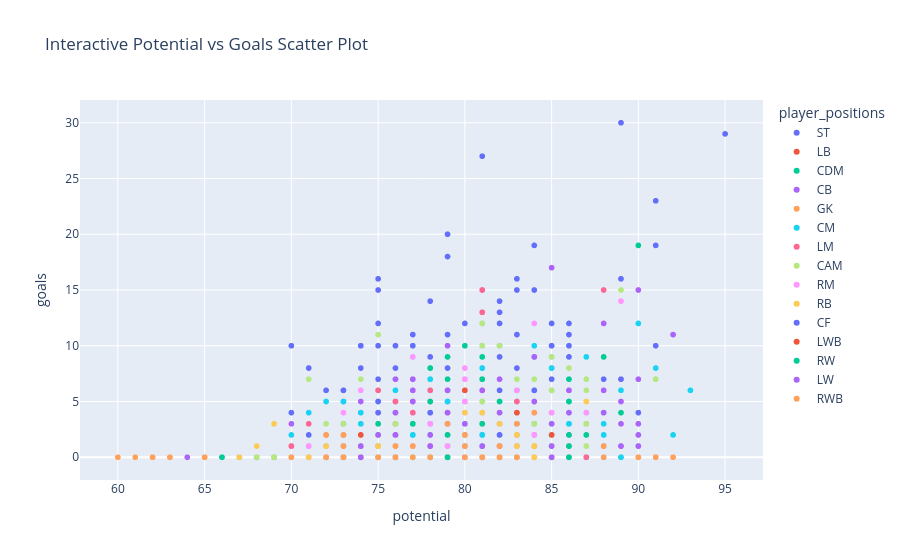

Notebook source saved alongside this figure:
### Markdown cell above
##### Interactive Data Visualization

### Code cell
# Interactive Scatter Plot for Potential vs Goals
fig = px.scatter(df, x='potential', y='goals', color='player_positions', hover_name='short_name', title="Interactive Potential vs Goals Scatter Plot")
fig.show()

### Figure 1 — Plotly figure (JSON) as saved in the notebook; plotly's stock layout.template omitted (floating-point values rounded to 4 significant figures; data arrays with more than 128 entries replaced by an {"elided": "..."} marker saying what was removed)
{"data": [{"hovertemplate": "<b>%{hovertext}</b><br><br>player_positions=ST<br>potential=%{x}<br>goals=%{y}<extra></extra>", "hovertext": {"elided": "183 str values"}, "legendgroup": "ST", "marker": {"color": "#636efa", "symbol": "circle"}, "mode": "markers", "name": "ST", "showlegend": true, "type": "scattergl", "x": {"elided": "183 int values"}, "xaxis": "x", "y": {"elided": "183 int values"}, "yaxis": "y"}, {"hovertemplate": "<b>%{hovertext}</b><br><br>player_positions=LB<br>potential=%{x}<br>goals=%{y}<extra></extra>", "hovertext": ["Álex Centelles", "Yuri Berchiche", "Jordi Alba", "Marcos Alonso", "Javi Galán", "Neto Borges", "L. Pellegrini", "Miguel Gutiérrez", "Javi Hernández", "Alex Sandro", "Ismaily", "Henrique", "R. Bensebaini", "Jaume Costa", "Sergio Gómez", "J. Wilson-Esbrand", "Nuno Tavares", "F. Ballo-Touré", "Caio Henrique", "T. Sainte-Luce", "Fábio", "Mário Rui", "Manu Sánchez", "Juan Bernat", "Nuno Mendes", "Pep Chavarría", "Fran García", "Aihen Muñoz", "Diego Rico", "Rogério", "Alex Telles", "Toni Lato", "Paulo Otávio", "Akieme", "L. Sousa", "K. Tierney", "O. Zinchenko", "L. Digne", "Balenziaga", "Balde", "Miranda", "K. Stafylidis", "J. Furlong", "Medrano", "Cucurella", "B. Diallo", "T. Adaramola", "T. Mitchell", "S. Arzamendia", "T. Rothe", "F. Parisi", "V. Mykolenko", "C. Biraghi", "L. Ranieri", "A. Terzić", "K. Ezekwem", "C. Günter", "L. Kurzawa", "A. Robinson", "J. Cabal", "J. Hector", "K. Pedersen", "E. Hysaj", "A. Marušić", "A. Gallo", "G. Pezzella", "M. Bakker", "D. Sinkgraven", "G. Gudmundsson", "A. Robertson", "V. Le Goff", "S. Loric", "L. Netz", "T. Malacia", "L. Shaw", "B. Williams", "S. Kolašinac", "T. Tamas", "Q. Merlin", "C. Traoré", "M. Olivera", "K. Zedadka", "P. Dummett", "J. Lewis", "M. Targett", "J. Bryan", "F. Mendy", "A. Truffert", "R. Marchizza", "B. Sosa", "O. Zandén", "Pedraza", "A. Cresswell", "Emerson"], "legendgroup": "LB", "marker": {"color": "#EF553B", "symbol": "circle"}, "mode": "markers", "name": "LB", "showlegend": true, "type": "scattergl", "x": [81, 82, 85, 79, 80, 74, 82, 81, 74, 80, 79, 73, 79, 76, 83, 76, 81, 76, 82, 73, 72, 78, 83, 78, 88, 78, 83, 80, 76, 76, 80, 78, 76, 79, 80, 85, 82, 82, 75, 82, 84, 72, 74, 73, 85, 67, 74, 83, 77, 82, 83, 83, 80, 78, 76, 73, 80, 75, 77, 79, 78, 71, 75, 79, 74, 77, 81, 74, 82, 87, 71, 71, 85, 85, 81, 78, 75, 75, 84, 69, 83, 68, 73, 77, 78, 73, 84, 84, 76, 83, 77, 80, 78, 77], "xaxis": "x", "y": [1, 1, 2, 1, 0, 3, 0, 2, 1, 0, 2, 0, 6, 0, 0, 0, 6, 1, 1, 1, 0, 0, 0, 1, 1, 0, 2, 0, 0, 0, 0, 1, 0, 1, 0, 0, 1, 1, 0, 1, 3, 0, 0, 0, 0, 0, 0, 0, 0, 0, 2, 0, 2, 0, 1, 0, 1, 0, 0, 0, 0, 0, 1, 0, 0, 0, 3, 0, 0, 0, 0, 0, 1, 0, 1, 0, 4, 0, 1, 0, 2, 0, 0, 0, 0, 0, 0, 0, 0, 2, 0, 0, 0, 1], "yaxis": "y"}, {"hovertemplate": "<b>%{hovertext}</b><br><br>player_positions=CDM<br>potential=%{x}<br>goals=%{y}<extra></extra>", "hovertext": {"elided": "131 str values"}, "legendgroup": "CDM", "marker": {"color": "#00cc96", "symbol": "circle"}, "mode": "markers", "name": "CDM", "showlegend": true, "type": "scattergl", "x": {"elided": "131 int values"}, "xaxis": "x", "y": {"elided": "131 int values"}, "yaxis": "y"}, {"hovertemplate": "<b>%{hovertext}</b><br><br>player_positions=CB<br>potential=%{x}<br>goals=%{y}<extra></extra>", "hovertext": {"elided": "298 str values"}, "legendgroup": "CB", "marker": {"color": "#ab63fa", "symbol": "circle"}, "mode": "markers", "name": "CB", "showlegend": true, "type": "scattergl", "x": {"elided": "298 int values"}, "xaxis": "x", "y": {"elided": "298 int values"}, "yaxis": "y"}, {"hovertemplate": "<b>%{hovertext}</b><br><br>player_positions=GK<br>potential=%{x}<br>goals=%{y}<extra></extra>", "hovertext": {"elided": "221 str values"}, "legendgroup": "GK", "marker": {"color": "#FFA15A", "symbol": "circle"}, "mode": "markers", "name": "GK", "showlegend": true, "type": "scattergl", "x": {"elided": "221 int values"}, "xaxis": "x", "y": {"elided": "221 int values"}, "yaxis": "y"}, {"hovertemplate": "<b>%{hovertext}</b><br><br>player_positions=CM<br>potential=%{x}<br>goals=%{y}<extra></extra>", "hovertext": {"elided": "224 str values"}, "legendgroup": "CM", "marker": {"color": "#19d3f3", "symbol": "circle"}, "mode": "markers", "name": "CM", "showlegend": true, "type": "scattergl", "x": {"elided": "224 int values"}, "xaxis": "x", "y": {"elided": "224 int values"}, "yaxis": "y"}, {"hovertemplate": "<b>%{hovertext}</b><br><br>player_positions=LM<br>potential=%{x}<br>goals=%{y}<extra></extra>", "hovertext": ["Lázaro", "Gabriel Martinelli", "Jon Morcillo", "Diego Bri", "Juan Cruz", "Juanmi", "J. Allevinah", "J. Bynoe-Gittens", "Toni Villa", "Paulinho", "Javi Llabrés", "Dani Rodríguez", "A. Saint-Maximin", "Rubén García", "Moi Gómez", "Álvaro García", "Samuel Lino", "E. Smith Rowe", "A. Young", "A. Lookman", "Muniain", "M. Pedersen", "S. Mané", "F. Honorat", "M. Pereira Lage", "J. Bela", "Y. Massolin", "E. Rashani", "J. Schlupp", "T. Bongonda", "M. Diarra", "F. Alidou", "A. Gordon", "D. Gray", "D. McNeil", "V. Grifo", "N. Weißhaupt", "N. Kebano", "M. Solomon", "Munir", "D. Lazović", "F. Kainz", "D. Limnios", "L. Maina", "R. Oudin", "J. Bamba", "A. Aouchiche", "Y. Cathline", "Y. Borges Sanches", "A. Harit", "A. Golovin", "M. D'Alessandro", "A. Bamba", "B. Brahimi", "N. Zalewski", "N. Vlašić", "I. Perišić", "Morales", "J. Kamiński", "K. Paredes"], "legendgroup": "LM", "marker": {"color": "#FF6692", "symbol": "circle"}, "mode": "markers", "name": "LM", "showlegend": true, "type": "scattergl", "x": [85, 88, 77, 76, 76, 79, 70, 87, 75, 81, 81, 76, 83, 79, 76, 76, 83, 87, 74, 81, 84, 72, 89, 78, 75, 70, 69, 71, 76, 75, 74, 77, 84, 78, 81, 81, 77, 73, 85, 79, 77, 75, 75, 78, 75, 77, 79, 73, 81, 78, 80, 71, 72, 79, 86, 83, 84, 80, 83, 77], "xaxis": "x", "y": [6, 15, 0, 0, 1, 4, 1, 3, 1, 1, 0, 3, 1, 2, 3, 5, 6, 0, 1, 13, 0, 0, 7, 6, 2, 1, 0, 3, 3, 4, 0, 0, 3, 4, 7, 15, 0, 0, 4, 3, 4, 6, 0, 3, 3, 6, 0, 1, 0, 0, 8, 0, 0, 3, 2, 5, 1, 7, 4, 1], "yaxis": "y"}, {"hovertemplate": "<b>%{hovertext}</b><br><br>player_positions=CAM<br>potential=%{x}<br>goals=%{y}<extra></extra>", "hovertext": ["Arnau Puigmal", "Fábio Vieira", "Pablo Torre", "Gabri Veiga", "K. Havertz", "Álex Fernández", "Andreas Pereira", "Ricard Artero", "Reinier", "T. Bischof", "Fábio Carvalho", "Bernardo Silva", "Bruno Fernandes", "G. Manvelyan", "Aimar Oroz", "Dani Olmo", "José Pozo", "David Silva", "Isco", "Pablo Fornals", "M. Ødegaard", "Coutinho", "M. Pašalić", "T. Müller", "N. Fekir", "P. Förster", "R. Soriano", "K. Urbański", "E. Vignato", "E. Marcondes", "M. Tavernier", "S. Ghoddos", "R. Trevitt", "Y. Yarmoliuk", "A. Mac Allister", "C. Peupion", "M. Mount", "S. Khaoui", "E. Eze", "J. Brandt", "M. Reus", "M. Götze", "M. Wenig", "N. Bajrami", "T. Baldanzi", "L. Harris", "K. Šekularac", "John Patrick", "Riquelme", "C. Baumgartner", "M. Damar", "H. Mkhitaryan", "M. Uth", "G. Kakuta", "N. Amiri", "A. Hložek", "R. Cabella", "H. Elliott", "H. Aouar", "M. El Arouch", "J. Hofmann", "C. Noß", "H. Wolf", "A. Barkok", "D. Payet", "M. Akliouche", "M. Pessina", "L. Blas", "E. Elmas", "G. Gaetano", "R. Barkley", "J. Lingard", "D. Szoboszlai", "Arribas", "D. Doué", "L. Pellegrini", "C. Volpato", "G. Kastanos", "L. D'Andrea", "K. Thorstvedt", "S. Edera", "A. Miranchuk", "A. Devine", "F. Chaïbi", "L. Samardžić", "M. Pantović", "N. Schmidt", "M. Lanzini", "C. Campbell"], "legendgroup": "CAM", "marker": {"color": "#B6E880", "symbol": "circle"}, "mode": "markers", "name": "CAM", "showlegend": true, "type": "scattergl", "x": [78, 87, 86, 75, 91, 76, 79, 80, 79, 83, 86, 88, 86, 72, 79, 87, 76, 83, 82, 81, 89, 82, 81, 87, 85, 72, 77, 79, 82, 70, 80, 68, 73, 80, 82, 73, 87, 71, 81, 85, 85, 81, 80, 85, 80, 84, 76, 78, 80, 84, 78, 81, 76, 76, 79, 87, 74, 87, 84, 84, 81, 74, 79, 78, 82, 81, 80, 83, 85, 79, 76, 78, 87, 79, 84, 87, 82, 75, 78, 79, 69, 79, 83, 82, 78, 73, 73, 79, 78], "xaxis": "x", "y": [1, 1, 0, 11, 7, 3, 4, 0, 2, 0, 2, 4, 8, 0, 3, 2, 0, 2, 0, 3, 15, 1, 5, 7, 2, 3, 1, 0, 0, 0, 5, 0, 0, 0, 10, 0, 3, 7, 10, 9, 6, 3, 0, 1, 4, 0, 0, 0, 4, 7, 0, 3, 0, 0, 4, 5, 7, 1, 1, 0, 12, 0, 1, 0, 4, 0, 5, 7, 6, 1, 4, 0, 6, 0, 3, 4, 1, 2, 0, 2, 0, 4, 0, 5, 5, 1, 3, 1, 0], "yaxis": "y"}, {"hovertemplate": "<b>%{hovertext}</b><br><br>player_positions=RM<br>potential=%{x}<br>goals=%{y}<extra></extra>", "hovertext": ["Marquinhos", "E. Buendía", "Adu Ares", "Álex Berenguer", "Nico Williams", "Luiz Henrique", "Joaquín", "Rodri", "Aitor Ruibal", "Carles Pérez", "Miguel Rodríguez", "Hugo Sotelo", "Iván Alejo", "Aurélio Buta", "Willian", "Portu", "Yan Couto", "Iván Martín", "T. Lemperle", "J. Thielmann", "Antonio Sánchez", "Gelson Martins", "Vanderson", "Kike Barja", "Iker Benito", "Roberto Torres", "Bebé", "Brais Méndez", "Samu Castillejo", "Yeremy Pino", "Embarba", "Portillo", "L. Ramazani", "B. Saka", "L. Bailey", "N. Sarenren Bazee", "D. Caligiuri", "José Lara", "Canales", "T. Arconte", "R. Del Castillo", "J. Sarmiento", "J. Dossou", "M. Ebiowei", "F. Passlack", "M. Wolf", "T. Chandler", "A. Knauff", "A. Iwobi", "R. Sallai", "J. Schmid", "D. James", "H. Wilson", "Valery", "Y. Kallon", "F. Terracciano", "D. Ljubičić", "K. Schindler", "J. Cabot", "K. Bellarabi", "M. Diaby", "I. Lihadji", "A. Virginius", "E. Zhegrova", "P. Herrmann", "F. Pellistri", "K. Diatta", "B. Makouana", "M. Coco", "R. Fraser", "J. Murphy", "M. Ritchie", "B. Bouanani", "H. Boudaoui", "Isi Palazón", "A. Candreva", "D. Berardi", "T. Coulibaly", "C. Führich", "Silas", "J. Bowen", "P. Wimmer"], "legendgroup": "RM", "marker": {"color": "#FF97FF", "symbol": "circle"}, "mode": "markers", "name": "RM", "showlegend": true, "type": "scattergl", "x": [86, 82, 77, 80, 86, 77, 79, 84, 75, 78, 80, 74, 75, 75, 77, 78, 79, 79, 79, 82, 75, 77, 85, 77, 75, 75, 74, 80, 75, 87, 75, 72, 81, 89, 83, 71, 75, 75, 84, 78, 74, 80, 71, 78, 74, 77, 72, 83, 76, 77, 74, 82, 79, 78, 82, 79, 80, 70, 75, 79, 88, 79, 84, 81, 73, 82, 81, 78, 72, 76, 73, 73, 80, 82, 77, 80, 84, 80, 78, 82, 83, 85], "xaxis": "x", "y": [0, 5, 0, 4, 6, 1, 0, 2, 0, 3, 1, 0, 0, 3, 5, 0, 1, 3, 0, 2, 0, 0, 1, 1, 0, 0, 0, 8, 4, 4, 4, 2, 3, 14, 4, 0, 1, 0, 4, 0, 6, 0, 1, 0, 0, 1, 0, 1, 2, 1, 0, 2, 2, 0, 1, 0, 5, 0, 0, 0, 9, 0, 1, 3, 1, 0, 4, 0, 1, 0, 4, 0, 0, 1, 9, 7, 12, 4, 5, 5, 6, 4], "yaxis": "y"}, {"hovertemplate": "<b>%{hovertext}</b><br><br>player_positions=RB<br>potential=%{x}<br>goals=%{y}<extra></extra>", "hovertext": ["Ander Capa", "Héctor Bellerín", "Sergi Roberto", "Fran Delgado", "R. Fredericks", "Hugo Mallo", "Kikín", "Dodô", "Alex Rodríguez", "Danilo", "T. Alexander-Arnold", "Pablo Maffeo", "Diogo Dalot", "Diego Moreno", "Rubén Peña", "Nacho Vidal", "Mario Hernández", "Lucas Vázquez", "Jesús Navas", "Thierry Correia", "Kiko Femenía", "B. Johnson", "H. Mendes", "Álex Pozo", "M. Cash", "De Marcos", "N. Mazraoui", "B. Pavard", "B. Sarr", "J. Stanišić", "Montoya", "Y. Sabaly", "S. Janko", "M. Tolba", "A. Smith", "J. Stacey", "J. Duverne", "N. Fadiga", "Kevin", "A. Seidu", "M. Zeffane", "J. Ward", "Iza Carcelén", "Zaldúa", "T. Meunier", "T. Ebuehi", "P. Stojanović", "K. John", "S. Coleman", "L. Venuti", "L. Kübler", "H. Siquet", "F. Depaoli", "M. Zanotti", "M. De Sciglio", "B. Schmitz", "M. Lazzari", "F. Baschirotto", "V. Gendrey", "M. Lemmens", "M. Gusto", "S. Kumbedi", "S. Lainer", "J. Scally", "R. Lewis", "K. Walker", "A. Wan-Bissaka", "D. Calabria", "A. Florenzi", "R. Aguilar", "F. Sacko", "A. Souquet", "E. Tchato", "G. Ferrarini", "D. Appiah", "S. Corchia", "G. Di Lorenzo", "A. Zanoli", "Manquillo", "K. Trippier", "Y. Atal", "J. Lotomba", "N. Williams", "A. Hakimi", "I. Balliu", "Carvajal", "Odriozola", "Gorosabel", "L. Assignon", "H. Traoré", "M. Müldür", "J. Toljan", "C. Dagba", "K. Fila", "M. Desler", "D. Foulquier", "V. Coufal", "K. Fischer"], "legendgroup": "RB", "marker": {"color": "#FECB52", "symbol": "circle"}, "mode": "markers", "name": "RB", "showlegend": true, "type": "scattergl", "x": [77, 80, 80, 71, 75, 77, 74, 84, 70, 80, 90, 83, 84, 75, 78, 76, 78, 81, 83, 82, 74, 82, 74, 79, 84, 77, 86, 81, 73, 81, 75, 76, 72, 74, 74, 75, 77, 77, 75, 74, 68, 74, 72, 76, 78, 72, 78, 71, 76, 73, 74, 81, 76, 81, 76, 75, 79, 69, 76, 67, 85, 80, 77, 82, 82, 85, 83, 83, 79, 77, 75, 74, 76, 74, 73, 72, 82, 79, 74, 84, 78, 79, 82, 87, 75, 84, 80, 79, 79, 80, 77, 73, 77, 73, 72, 75, 80, 75], "xaxis": "x", "y": [0, 0, 4, 0, 0, 0, 0, 1, 0, 3, 2, 2, 1, 0, 0, 0, 0, 4, 0, 0, 0, 0, 0, 0, 0, 1, 1, 4, 0, 0, 0, 1, 0, 0, 0, 0, 0, 1, 0, 0, 1, 1, 0, 0, 0, 2, 0, 0, 1, 0, 2, 0, 2, 0, 0, 1, 0, 3, 0, 0, 0, 0, 0, 0, 0, 0, 0, 1, 0, 0, 1, 0, 1, 0, 0, 0, 3, 0, 0, 1, 1, 0, 1, 5, 0, 0, 0, 0, 0, 1, 0, 0, 0, 0, 1, 0, 0, 0], "yaxis": "y"}, {"hovertemplate": "<b>%{hovertext}</b><br><br>player_positions=CF<br>potential=%{x}<br>goals=%{y}<extra></extra>", "hovertext": ["João Félix", "Roberto Firmino", "Diogo Jota", "L. Waldschmidt", "R. Malinovskyi", "M. Barrow", "R. Orsolini", "M. Pjaca", "A. Barák", "M. Praszelik", "S. Verdi", "A. Kramarić", "W. Khazri", "G. Caprari", "P. Ciurria", "G. Raspadori", "C. Nkunku", "K. Benzema", "N. Zaniolo", "G. Defrel", "Deulofeu"], "legendgroup": "CF", "marker": {"color": "#636efa", "symbol": "circle"}, "mode": "markers", "name": "CF", "showlegend": true, "type": "scattergl", "x": [90, 83, 89, 78, 82, 83, 79, 76, 82, 79, 75, 82, 75, 78, 73, 86, 89, 91, 88, 76, 80], "xaxis": "x", "y": [4, 11, 7, 4, 1, 3, 11, 0, 2, 0, 5, 12, 4, 5, 6, 2, 16, 19, 1, 2, 2], "yaxis": "y"}, {"hovertemplate": "<b>%{hovertext}</b><br><br>player_positions=LWB<br>potential=%{x}<br>goals=%{y}<extra></extra>", "hovertext": ["Iago", "B. Chilwell", "Rúben Vinagre", "Angeliño", "Carlos Augusto", "Leonardo Buta", "N. Gießelmann", "L. Buchanan", "Hugo Bueno", "M. Ruggeri", "D. Zappacosta", "Reguilón", "A. Zehnter", "A. Cambiaso", "C. Lykogiannis", "R. Henry", "C. Lenz", "S. Angori", "F. Dimarco", "I. Boura", "P. Frankowski", "M. Haïdara", "A. Caci", "Aarón", "H. Toffolo", "S. Ba", "D. Raum", "L. Spinazzola", "D. Bradarić", "D. Liénard", "M. Vojvoda", "A. Masina", "T. Puchacz", "A. Jung", "R. Aït-Nouri"], "legendgroup": "LWB", "marker": {"color": "#EF553B", "symbol": "circle"}, "mode": "markers", "name": "LWB", "showlegend": true, "type": "scattergl", "x": [80, 85, 81, 85, 80, 76, 73, 78, 75, 80, 79, 83, 81, 82, 73, 78, 74, 73, 83, 76, 77, 74, 80, 78, 73, 76, 85, 82, 79, 75, 74, 74, 76, 72, 86], "xaxis": "x", "y": [0, 2, 0, 0, 6, 0, 0, 1, 0, 0, 4, 0, 0, 0, 2, 0, 0, 0, 4, 0, 5, 0, 2, 5, 0, 0, 0, 1, 0, 0, 0, 2, 0, 2, 1], "yaxis": "y"}, {"hovertemplate": "<b>%{hovertext}</b><br><br>player_positions=RW<br>potential=%{x}<br>goals=%{y}<extra></extra>", "hovertext": ["Estanis", "Raphinha", "Felipe Anderson", "Gabriel Strefezza", "B. Bobzien", "Antony", "Junior Messias", "Pablo Sarabia", "Marco Asensio", "Rodrygo", "Suso", "Lucas Moura", "Adama Traoré", "R. Nelson", "O. Dembélé", "T. Bonga", "J. Osei-Tutu", "R. Christie", "B. Mbeumo", "H. Ziyech", "M. Olise", "R. Skov", "M. Soulé", "M. Cancellieri", "L. Romero", "L. Banda", "M. Salah", "N. Ngoumou", "B. Knight", "R. Mahrez", "C. Palmer", "S. Ben Seghir", "C. Ünder", "M. Politano", "B. Bourigeaud", "A. Januzaj", "D. Seck", "D. Kulusevski", "Z. Aboukhlal", "B. Goller"], "legendgroup": "RW", "marker": {"color": "#00cc96", "symbol": "circle"}, "mode": "markers", "name": "RW", "showlegend": true, "type": "scattergl", "x": [79, 86, 79, 78, 76, 88, 78, 81, 84, 88, 79, 80, 80, 80, 86, 66, 75, 74, 81, 83, 86, 75, 85, 86, 86, 75, 90, 81, 74, 86, 85, 78, 82, 81, 81, 79, 77, 87, 80, 76], "xaxis": "x", "y": [0, 7, 9, 8, 0, 4, 5, 0, 9, 9, 2, 1, 2, 3, 5, 0, 0, 1, 9, 0, 2, 3, 1, 0, 1, 2, 19, 1, 0, 5, 0, 0, 5, 3, 7, 0, 0, 2, 10, 0], "yaxis": "y"}, {"hovertemplate": "<b>%{hovertext}</b><br><br>player_positions=LW<br>potential=%{x}<br>goals=%{y}<extra></extra>", "hovertext": ["Ansu Fati", "Ferran Torres", "Sergi Canós", "Pedro", "Alejandro Garnacho", "Rafael Leão", "Ander Martín", "Robert Navarro", "Rafael Ratão", "Pedro Neto", "Daniel Podence", "C. Antwi-Adjei", "G. Holtmann", "J. Anthony", "J. Stanislas", "K. Lewis-Potter", "Y. Wissa", "C. Pulisic", "R. Sterling", "W. Zaha", "N. Cambiaghi", "R. Saponara", "R. Sottil", "J. Larsen", "F. Chiesa", "M. Zaccagni", "F. Di Francesco", "David Costa", "B. Barcola", "P. Foden", "J. Grealish", "M. Rashford", "J. Sancho", "A. Rebić", "K. Kvaratskhelia", "A. Zerbin", "R. Ilie", "A. Ezzalzouli", "I. Gharbi", "Barrenetxea", "Oyarzabal", "K. Sulemana", "M. Terrier", "S. El Shaarawy", "N. Radonjić", "V. Birmančević", "J. Flemmings", "J. Kluivert"], "legendgroup": "LW", "marker": {"color": "#ab63fa", "symbol": "circle"}, "mode": "markers", "name": "LW", "showlegend": true, "type": "scattergl", "x": [90, 88, 74, 79, 85, 90, 74, 80, 74, 85, 79, 70, 74, 79, 72, 80, 76, 88, 86, 82, 77, 76, 81, 78, 90, 79, 76, 81, 77, 92, 84, 85, 88, 80, 88, 80, 83, 82, 78, 83, 86, 85, 84, 77, 75, 76, 64, 81], "xaxis": "x", "y": [7, 4, 0, 4, 3, 15, 0, 0, 5, 0, 6, 3, 1, 3, 0, 0, 7, 1, 6, 7, 6, 4, 0, 1, 2, 10, 2, 1, 5, 11, 5, 17, 6, 3, 12, 0, 0, 4, 0, 3, 4, 1, 9, 7, 2, 0, 0, 6], "yaxis": "y"}, {"hovertemplate": "<b>%{hovertext}</b><br><br>player_positions=RWB<br>potential=%{x}<br>goals=%{y}<extra></extra>", "hovertext": ["Arnau Martínez", "Nélson Semedo", "H. Hateboer", "J. Mæhle", "B. Soppy", "N. Zortea", "N. Molina", "R. Framberger", "R. Gumny", "L. De Silvestri", "D. Kasius", "M. Roerslev", "T. Lamptey", "R. James", "J. Che", "P. Kadeřábek", "R. Bellanova", "M. Darmian", "J. Clauss", "I. Kaboré", "S. Birindelli", "N. Mukiele", "B. Henrichs", "R. Karsdorp", "P. Mazzocchi", "T. Delaine", "V. Lazaro", "J. Tanganga", "F. Ebosele", "C. Trimmel", "F. Agu", "M. Weiser", "D. Lembikisa"], "legendgroup": "RWB", "marker": {"color": "#FFA15A", "symbol": "circle"}, "mode": "markers", "name": "RWB", "showlegend": true, "type": "scattergl", "x": [83, 80, 80, 79, 81, 73, 84, 70, 76, 76, 76, 75, 83, 88, 82, 77, 82, 80, 80, 82, 83, 83, 80, 81, 72, 73, 76, 82, 78, 77, 80, 73, 72], "xaxis": "x", "y": [3, 0, 1, 3, 0, 1, 4, 0, 1, 1, 0, 0, 0, 1, 0, 1, 0, 1, 2, 1, 0, 0, 2, 0, 2, 0, 0, 0, 0, 0, 0, 2, 0], "yaxis": "y"}], "layout": {"legend": {"title": {"text": "player_positions"}, "tracegroupgap": 0}, "title": {"text": "Interactive Potential vs Goals Scatter Plot"}, "xaxis": {"anchor": "y", "domain": [0, 1], "title": {"text": "potential"}}, "yaxis": {"anchor": "x", "domain": [0, 1], "title": {"text": "goals"}}}}
